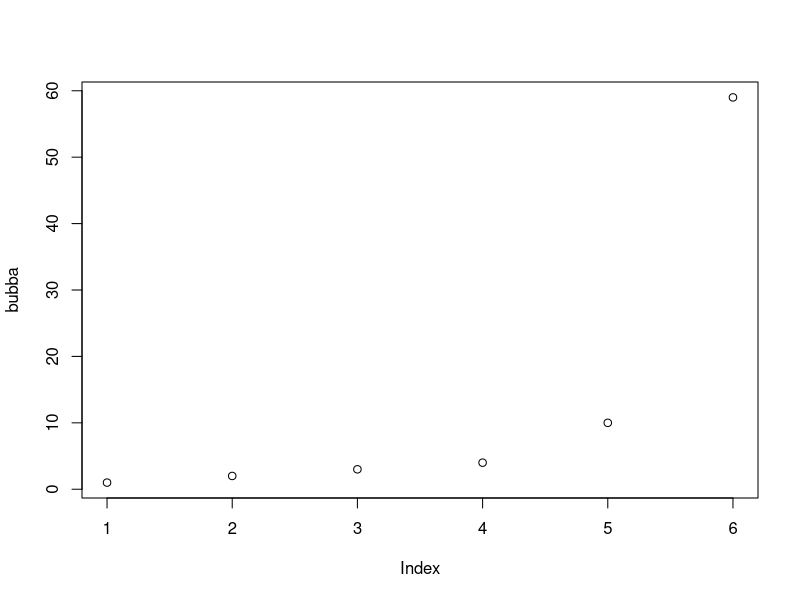
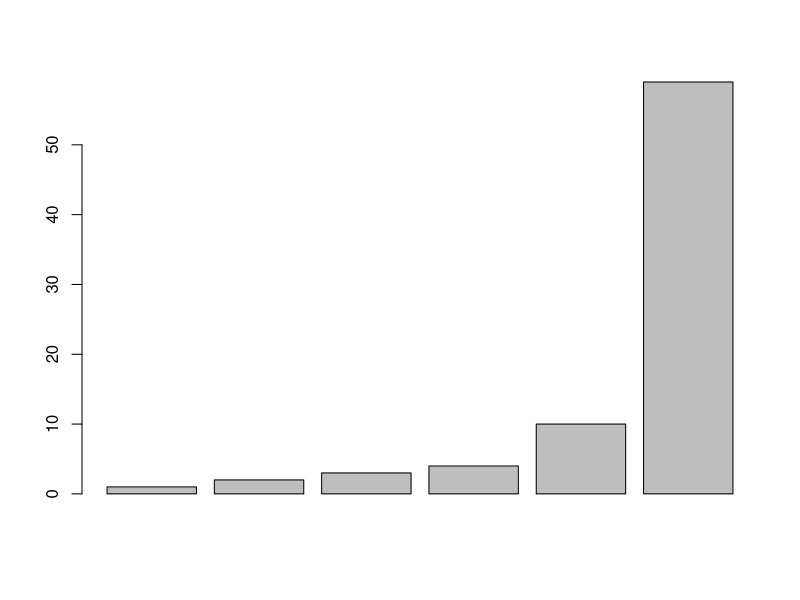
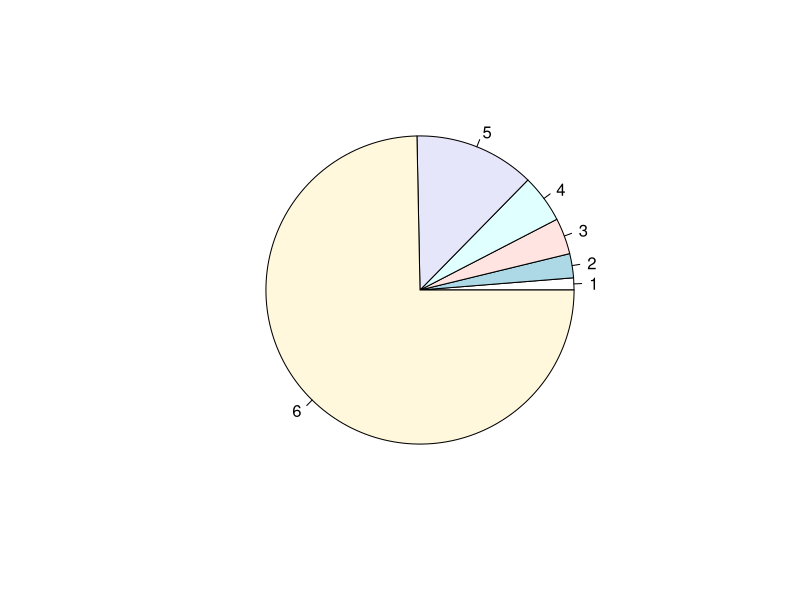
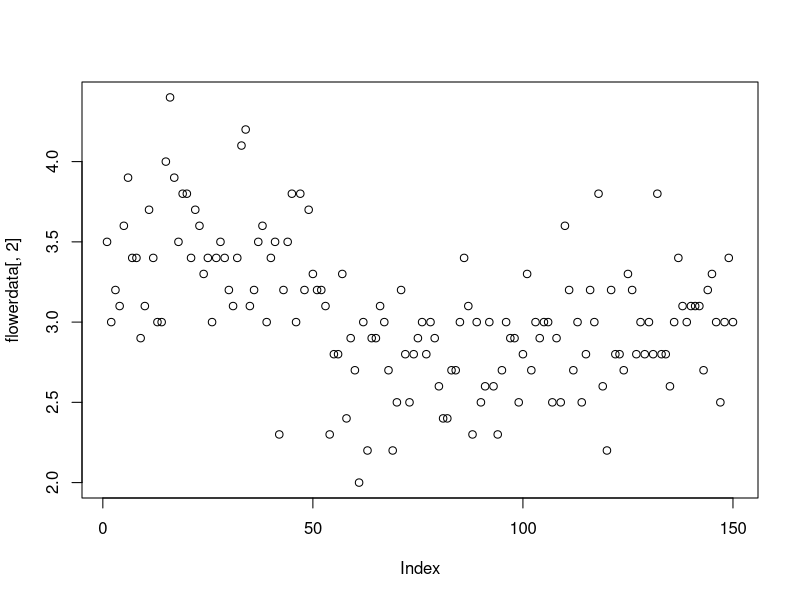
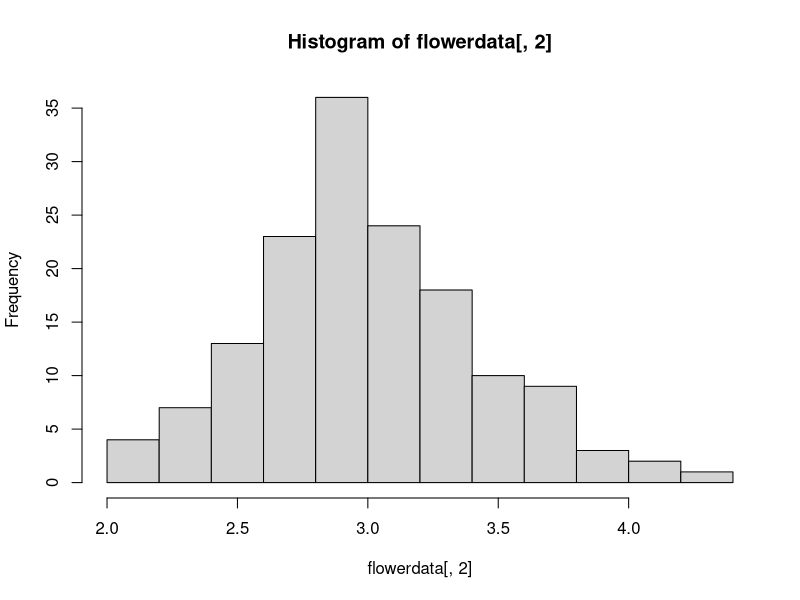
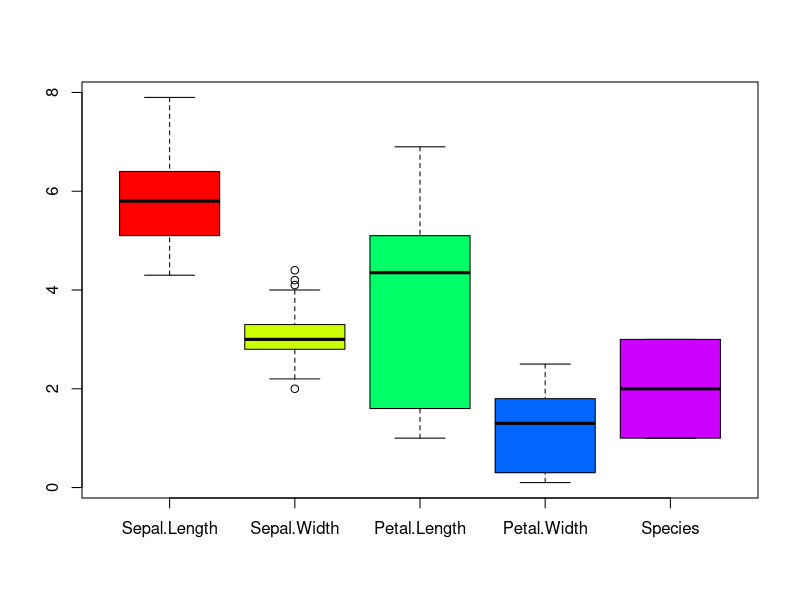
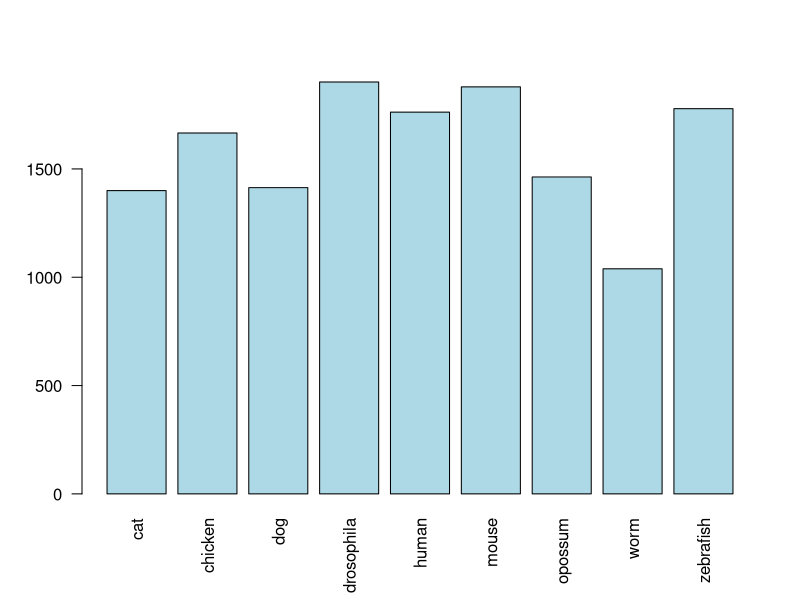
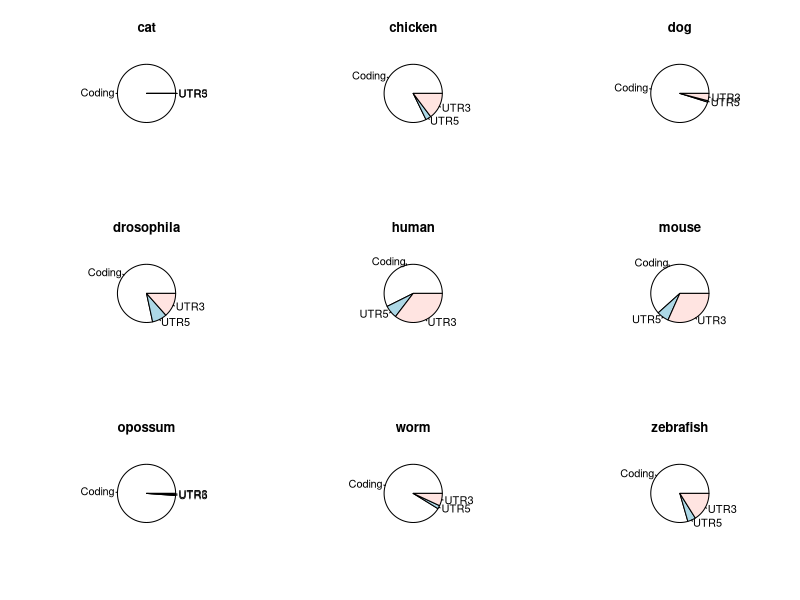

Reproduce these figures in R, in order.
## ---- chunk 1
require(knitr)
opts_knit$set(root.dir = '~/Courses-and-Practicals/EMBO_Greece_2017/Intro_R')
opts_chunk$set(dev="png", 
               dev.args=list(type="cairo"),
               comment='           ##',
               dpi=300)
## ---- chunk 2
setwd("~/Desktop/course_data/Intro")
print("Hello Anton!")
## ---- chunk 3
?plot
## ---- chunk 4
2+1

3-5

4*4

16/4

7.15 * sqrt(4)
## ---- chunk 5
x <- 2+1

y <- 7.15 * sqrt(4)

x + y
## ---- chunk 6
bubba <- c(1,2,3,4,10,59)
## ---- chunk 7
bubba
## ---- chunk 8
bubba + 1

bubba * 10
## ---- chunk 9
sum(bubba)
mean(bubba)
max(bubba)
min(bubba)
sd(bubba)
range(bubba)
length(bubba)
## ---- chunk 10
bubba[1]        # This accesses the first element of bubba

bubba[5]        # The Fifth Element, of bubba
## ---- chunk 11
names <- c("Tom", "Anton", "James")

names[2]
## ---- chunk 12
bubba

bubba > 2
## ---- chunk 13
sum(bubba > 2)

bubba[bubba > 2]
## ---- chunk 14
plot(bubba)
## ---- chunk 15
barplot(bubba)

pie(bubba)
## ---- chunk 16
flowerdata <- iris       # Reads in the included "iris" data and saves it as "flowerdata"
## ---- chunk 17
class(flowerdata)
## ---- chunk 18
dim(flowerdata)          # returns the dimensions of an object
## ---- chunk 19
flowerdata[11,2]         # the element that is in row 11 and column 2

flowerdata[11,]          # row number 11

flowerdata[,2]            # column number 2
## ---- chunk 20
plot(flowerdata[,2])

hist(flowerdata[,2])

boxplot(flowerdata, col=rainbow(5))
## ---- chunk 21
genomes <- read.table("genomes.txt", row.names=1, header=TRUE)
## ---- chunk 22
dim(genomes)

colnames(genomes)

rownames(genomes)

head(genomes)

genomes["mouse",]

summary(genomes)
## ---- chunk 23
genomes$Average.transcript.length <- genomes$Transcripts.length/genomes$Transcripts

barplot(genomes$Average.transcript.length, names.arg=rownames(genomes), col="lightblue",las=2)
## ---- chunk 24
par(mfrow = c(3, 3))
for (species in rownames(genomes)) {
   print(species)
   pie(c(genomes[species,"Coding.length"],genomes[species,"UTR5.length"],genomes[species,"UTR3.length"]), main=species, labels=c("Coding","UTR5","UTR3"))
}
